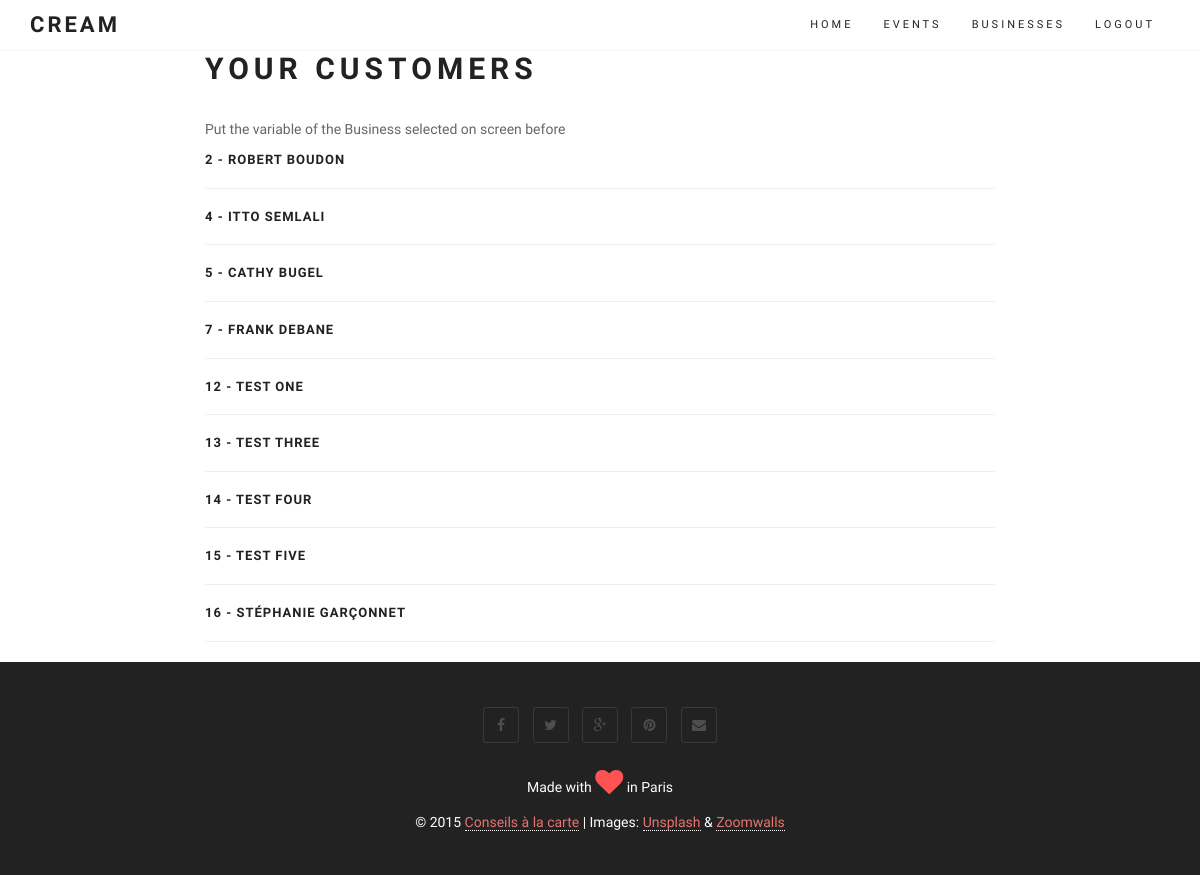
The app's page /customer/1/ (signed in) with its own data.
### core/models.py (models this page shows)
class Customer(models.Model):
	user = models.ForeignKey(User)
	business = models.ForeignKey(Business) # could we make it multiple values
	kind = models.IntegerField(choices=CUSTOMER_KIND, null=True, blank=True)
	status = models.IntegerField(choices=CUSTOMER_STATUS, null=True, blank=True)
	fullname = models.CharField(max_length=100, null=True, blank=True)
	telephone = models.CharField(max_length=20, null=True, blank=True)
	email = models.CharField(max_length=100, null=True, blank=True)
 	created_at = models.DateTimeField(auto_now_add=True)
 	def __unicode__(self):
 		return self.fullname #+ ' - ' + str(self.bus_c) + ' - ' + str(self.fullname)
 	def get_absolute_url(self):
 	 	return reverse (viewname="customer_list", args=[self.id])

### core/views.py (the view)
# urls.py: url(r'customer/(?P<pk>\d+)/$', login_required(coreviews.CustomerListView.as_view()), name = 'customer_list'),
class CustomerListView(ListView):
	model = coremodels.Customer
	template_name = "customer/list.html"
	def get_queryset(self):
		return coremodels.Customer.objects.filter(user=self.request.user,business=self.kwargs['pk'])

### templates/customer/list.html (shortened to what this page needs)
{% extends "base/theme.html" %}
{% block content %}
<div class="row main-content">
	<div class="col-md-2"></div>
	<div class="col-md-8">
	<h2>Your Customers</h2>
Put the variable of the Business selected on screen before<p>
		{% for customer in object_list %}
		<div class="row">
	 		<div class="col-md-12">
			<h3>{{ customer.id }} - {{ customer.fullname }}</h3>
			<hr></div>
		</div>
		{% endfor %}
	</div>
	<div class="col-md-2"></div>
</div>
{% endblock %}

### static/css/style.css (style rules this page uses)
body { font: 300 14px/1.8 'Raleway', sans-serif; color: #666; overflow-x: hidden; }
h1, h2, h3, h4, h5, h6 { font: 700 40px/1.2 Raleway, sans-serif; text-transform: uppercase; letter-spacing: 5px; margin: 5px 0 5px; color: #222; }
h2 { font-size: 30px; margin: 0 0 30px; }
h3 { font-size: 13px; letter-spacing: 1px; margin: 0 0 5px; }

### records on screen
Customer: id "2", fullname "ROBERT BOUDON"
Customer: id "4", fullname "ITTO SEMLALI"
Customer: id "5", fullname "CATHY BUGEL"
Customer: id "7", fullname "FRANK DEBANE"
Customer: id "12", fullname "TEST ONE"
Customer: id "13", fullname "TEST THREE"
Customer: id "14", fullname "TEST FOUR"
Customer: id "15", fullname "TEST FIVE"
Customer: id "16", fullname "STÉPHANIE GARÇONNET"
